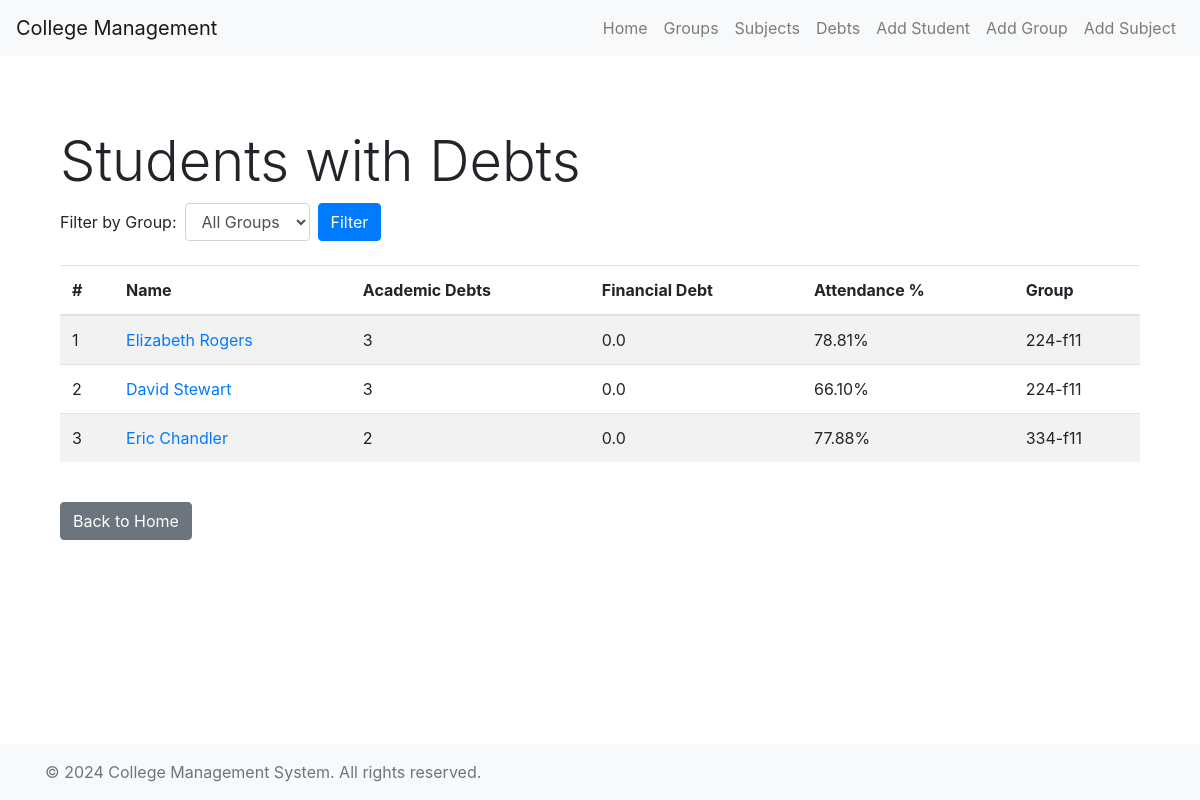
Screenshot of /students/debts/ with the database file from the repository.
### students/models.py (models this page shows, shortened)
class Student(models.Model):
    first_name = models.CharField(max_length=100)
    last_name = models.CharField(max_length=100)
    debts = models.TextField(blank=True)
    def attendance_percentage(self):
        student_courses = StudentCourse.objects.filter(student=self)
        total_hours = sum(sc.course.hours for sc in student_courses)
        attended_hours = sum(sc.attended_hours for sc in student_courses)
        if total_hours > 0:
            return (attended_hours / total_hours) * 100
        return 0.0

class Group(models.Model):
    name = models.CharField(max_length=100)
    students = models.ManyToManyField(Student, related_name='groups')

### students/views.py (the view)
# urls.py: path('debts/', views.student_debt_list, name='student_debt_list'),
def student_debt_list(request):
    selected_group = request.GET.get('group')
    students = Student.objects.all()
    if selected_group:
        students = students.filter(groups__id=selected_group)
    debt_students = []
    for student in students:
        student_courses = StudentCourse.objects.filter(student=student)
        total_debts = Debt.objects.filter(student_course__in=student_courses).count()
        attendance_percentage = student.attendance_percentage()
        financial_debt = Decimal(request.session.get(f'financial_debt_{student.pk}', '0.0'))
        if total_debts > 0 or financial_debt > 0:
            group = student.groups.first()
            debt_students.append({
                'student': student,
                'total_debts': total_debts,
                'attendance_percentage': attendance_percentage,
                'financial_debt': financial_debt,
                'group': student.groups.first()
            })
    groups = Group.objects.all()
    context = {
        'debt_students': debt_students,
        'groups': groups,
        'selected_group': selected_group,
    }
    return render(request, 'students/debt_list.html', context)

### students/templates/students/debt_list.html (shortened to what this page needs)
{% extends 'students/base.html' %}
{% block content %}
<div class="container mt-4">
    <h1 class="display-4">Students with Debts</h1>
    <form method="get" class="form-inline mb-4">
        <div class="form-group">
            <label for="group-filter" class="mr-2">Filter by Group:</label>
            <select id="group-filter" name="group" class="form-control">
                <option value="">All Groups</option>
            </select>
        </div>
        <button type="submit" class="btn btn-primary ml-2">Filter</button>
    </form>
    <table class="table table-striped mt-4">
        <thead>
            <tr>
                <th>#</th>
                <th>Name</th>
                <th>Academic Debts</th>
                <th>Financial Debt</th>
                <th>Attendance %</th>
                <th>Group</th>
            </tr>
        </thead>
        <tbody>
            {% for student in debt_students %}
            <tr>
                <td>{{ forloop.counter }}</td>
                <td>
                    <a href="{% url 'student_detail' student.student.pk %}">
                        {{ student.student.first_name }} {{ student.student.last_name }}
                    </a>
                </td>
                <td>{{ student.total_debts }}</td>
                <td>{{ student.financial_debt }}</td>
                <td>{{ student.attendance_percentage|floatformat:2 }}%</td>
                <td>{{ student.group.name }}</td>
            </tr>
            {% endfor %}
        </tbody>
    </table>
    <a href="{% url 'home' %}" class="btn btn-secondary mt-4">Back to Home</a>
</div>
{% endblock %}

### students/templates/students/base.html (style rules this page uses)
html, body { height: 100%; }
body { display: flex; flex-direction: column; }
.container { flex: 1; }

### rows the page displays
Student: student.first_name "Elizabeth", student.last_name "Rogers", total_debts "3", financial_debt "0.0", attendance_percentage "78.81", group.name "224-f11"
Student: student.first_name "David", student.last_name "Stewart", total_debts "3", financial_debt "0.0", attendance_percentage "66.10", group.name "224-f11"
Student: student.first_name "Eric", student.last_name "Chandler", total_debts "2", financial_debt "0.0", attendance_percentage "77.88", group.name "334-f11"
